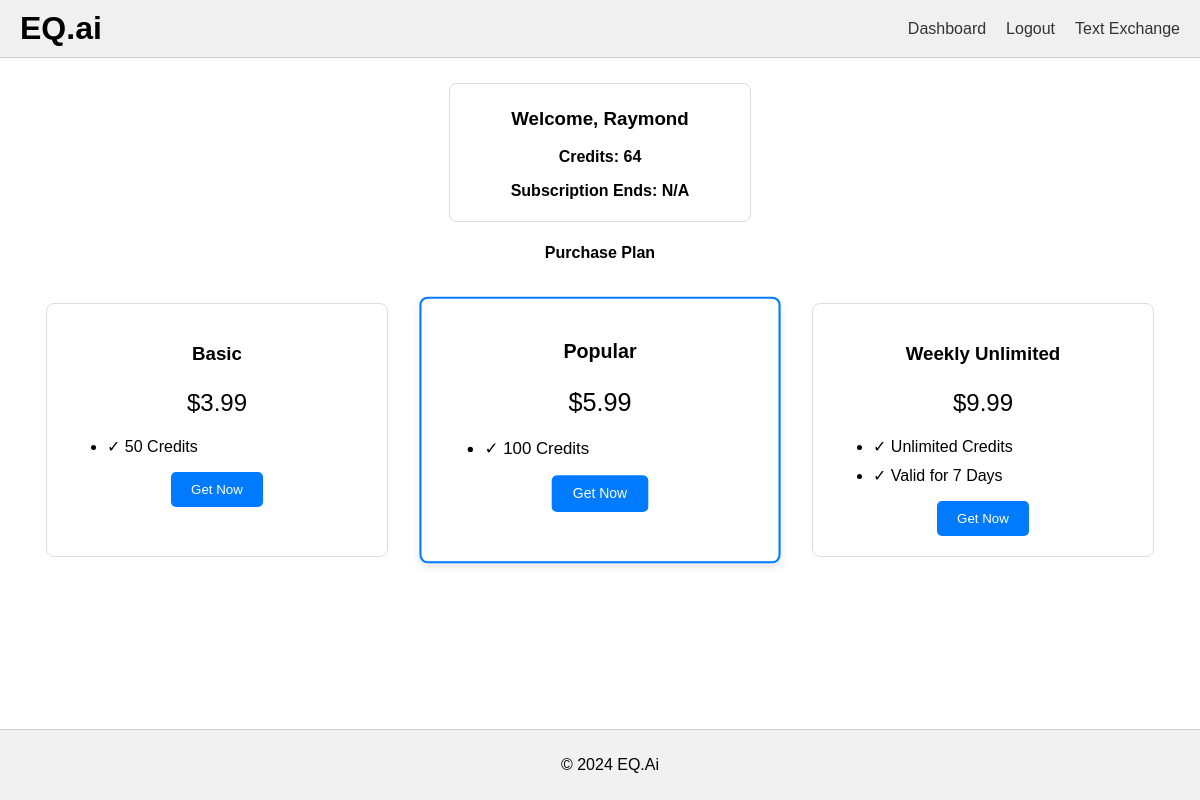
/dashboard (signed in), run on an earlier commit of the app's database.
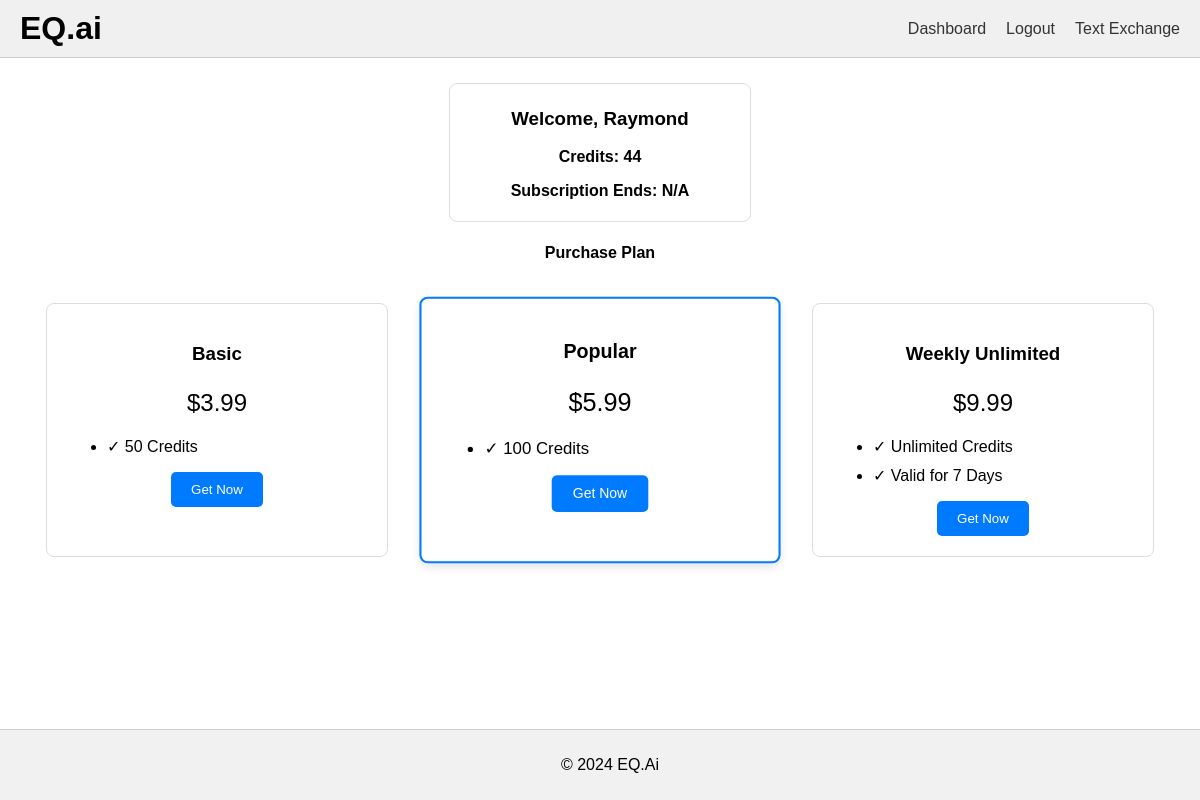
And on a later commit of the database.
### models.py (models this page shows, shortened)
class User(UserMixin, db.Model):  # Inherit from UserMixin
    id = db.Column(db.String(36), primary_key=True, default=lambda: str(uuid.uuid4()))
    username = db.Column(db.String(150), unique=True, nullable=False)
    email = db.Column(db.String(150), unique=True, nullable=False)
    password_hash = db.Column(db.String(150), nullable=False)
    credits = db.Column(db.Integer, default=0)
    subscription_end = db.Column(db.DateTime, nullable=True)
    @property
    def is_authenticated(self):
        return True  # All users are authenticated by default

### app.py (the view)
@app.route('/dashboard')
@login_required
def dashboard():
    return render_template('dashboard.html', user=current_user)

### app.py (called while the page is built)
@login_manager.user_loader
def load_user(user_id):
    return User.query.get(user_id)

@app.template_filter('datetime_format')
def datetime_format(value):
    if value is None:
        return 'N/A'
    return value.strftime('%Y-%m-%d %H:%Mhr')

### templates/dashboard.html (shortened to what this page needs)
{% extends "base.html" %}
{% block content %}
<div class="user-details">
    <h3>Welcome, {{ user.username }}</h3>
    <div class="user-info">
        <p><strong>Credits: {{ user.credits }}</strong></p>
        <p><strong>Subscription Ends: {{ user.subscription_end|datetime_format }}</strong></p>
    </div>
</div>
<h4>Purchase Plan</h4>
<div class="pricing-table">
    <div class="plan basic">
      <h3>Basic</h3>
      <p class="price">$3.99</p>
      <ul class="features">
        <li>&#10003; 50 Credits</li>
      </ul>
      <button class="signup" onclick="purchasePlan('basic')">Get Now</button>
    </div>
    <div class="plan pro">
      <h3>Popular</h3>
      <p class="price">$5.99</p>
      <ul class="features">
        <li>&#10003; 100 Credits</li>
      </ul>
      <button class="signup" onclick="purchasePlan('popular')">Get Now</button>
    </div>
    <div class="plan enterprise">
      <h3>Weekly Unlimited</h3>
      <p class="price">$9.99</p>
      <ul class="features">
        <li>&#10003; Unlimited Credits</li>
        <li>&#10003; Valid for 7 Days</li>
      </ul>
      <button class="signup" onclick="purchasePlan('weekly')">Get Now</button>
    </div>
</div>
{% endblock %}

What changed in the data, as far as the page shows it:
changed User "Raymond": credits "64" → "44"
